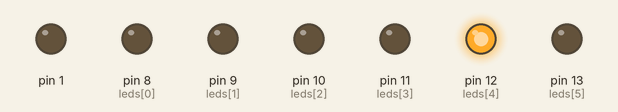
Bench run of a sketch on a simulated Arduino Uno, built with avr-gcc and run on an emulated ATmega328P. On the bench: output pins drawn as LEDs (lit = HIGH). Random numbers use the default seed unless the sketch sets one.

Above: at 0.05 s.
At 4.45 s:
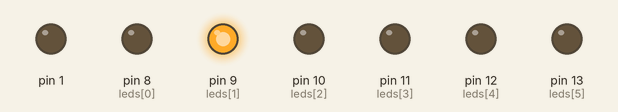
At 10.05 s:
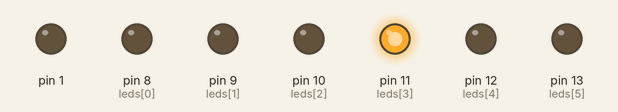
At 19.96 s:
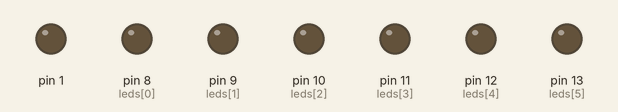
At 29.86 s:
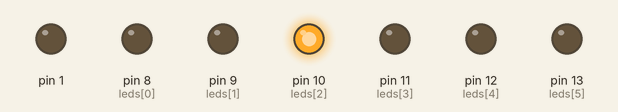
At 39.87 s:
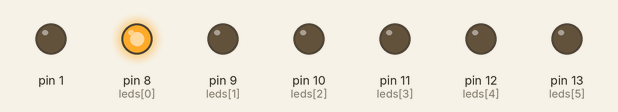
Timing chart, 0 to 40.0 s (numbered marks = the images above):
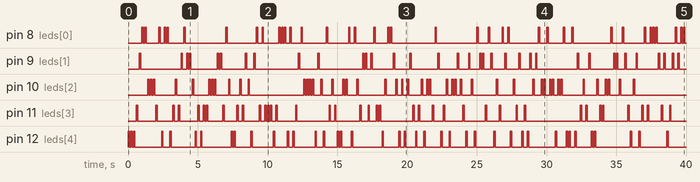

Measured:
- by itself, pin 8 (leds[0]): LOW → HIGH at 1.0 s, → LOW 0.10 s later, → HIGH 0.10 s later, → LOW 0.10 s later, … (76 changes in this stretch)
- by itself, pin 9 (leds[1]): LOW → HIGH at 0.80 s, → LOW 0.10 s later, → HIGH 2.9 s later, → LOW 0.10 s later, … (70 changes in this stretch)
- by itself, pin 10 (leds[2]): LOW → HIGH at 1.4 s, → LOW 0.10 s later, → HIGH 0.10 s later, → LOW 0.10 s later, … (94 changes in this stretch)
- by itself, pin 11 (leds[3]): LOW → HIGH at 0.60 s, → LOW 0.10 s later, → HIGH 1.3 s later, → LOW 0.10 s later, … (80 changes in this stretch)
- by itself, pin 12 (leds[4]): LOW → HIGH at 0.00 s, → LOW 0.10 s later, → HIGH 0.10 s later, → LOW 0.10 s later, … (80 changes in this stretch)

The sketch:

Deber_1_Fernandez_Sergio.ino
```cpp
/*  DEBER N=1 PUERTOS ENTRADA SALIDA
 *  Nombre: Fernandez Sergio Rolando
 *  Fecha: 25/10/2018
 */

 /*
   //1.-REALIZAR UN JUEGO DE LUCES QUE SE PRENDAN SECUENCIALMENTE LOS LEDS IMPARES(1,3,5).

int leds[6]={8,9,10,11,12,13};  // Mi vector de leds del 0 al 5
int i=0; // mi variable de recorrido

void setup() {
  for( ;i<6;i++){
     pinMode(leds[i],OUTPUT);}  // leds de salida 0 al 5 desde los pines 8 al 13
  i=0;}

void loop() {
 for( ;i<6;i++){
    digitalWrite(leds[i+1],HIGH);
    delay(100);
    i=i+1;}
 for( ;i>0;i--){
    digitalWrite(leds[i],LOW);
    delay(100);}
 i=0;}
*/


/*
 // 2.-REALIZAR UN PROGRAMA QUE SE ENCIENDAN UNO POR UNO LOS LEDS PARES(0,2,4)
int leds[6]={8,9,10,11,12,13};  // Mi vector de leds del 0 al 5
int i=0; // mi variable de recorrido

void setup() {
  for( ;i<6;i++){
     pinMode(leds[i],OUTPUT);} // leds de salida 0 al 5 desde los pines 8 al 13
  i=0;}

void loop() {
for( ;i<6;i=i+2){
   digitalWrite(leds[i],HIGH);
   delay(100);
   digitalWrite(leds[i],LOW);
   delay(100);}
i=0;}
 */

//3.- Realizar un juego que se enciendan y apagen los leds de forma aleatoria

int leds[6]={8,9,10,11,12,13};  // Mi vector de leds del 0 al 5 desde los pines 8 al 13
int rnd=0;  // mi variable que va a tomar valores aleatorios que proporcione el random

void setup() {
  for( ;rnd<=6;rnd++){
     pinMode(leds[rnd],OUTPUT);} // leds de salida 0 al 5 desde los pines 8 al 13
  randomSeed(analogRead(0));}

void loop() {
  rnd=random(8,13);   // random( valor minimo , valor maximo) me va a generar valores desde el pin 8 al pin 13
   digitalWrite(rnd,HIGH);  // led aleatorio en alto
   delay(100);
   digitalWrite(rnd,LOW);   // led aleatorio en bajo
   delay(100);
}
```
